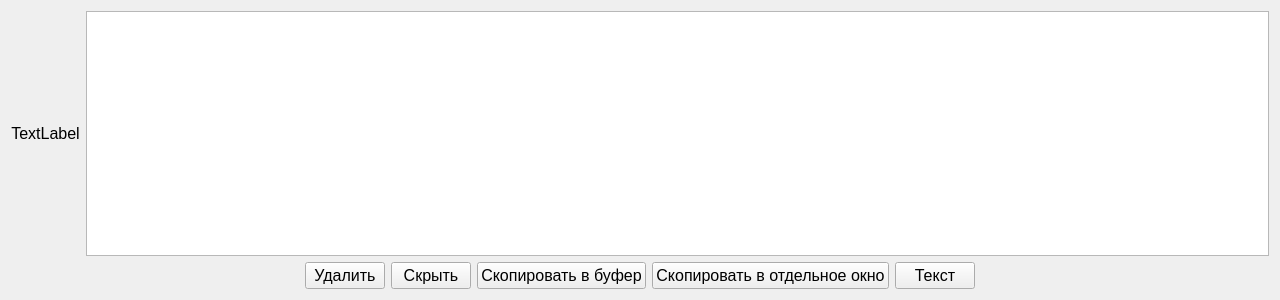
<?xml version="1.0" encoding="UTF-8"?>
<ui version="4.0">
 <class>ItemView</class>
 <widget class="QWidget" name="ItemView">
  <property name="geometry">
   <rect>
    <x>0</x>
    <y>0</y>
    <width>1280</width>
    <height>300</height>
   </rect>
  </property>
  <property name="font">
   <font>
    <pointsize>12</pointsize>
   </font>
  </property>
  <property name="windowTitle">
   <string>Form</string>
  </property>
  <layout class="QVBoxLayout" name="verticalLayout">
   <item>
    <layout class="QHBoxLayout" name="horizontalLayout">
     <item>
      <widget class="QLabel" name="label">
       <property name="minimumSize">
        <size>
         <width>51</width>
         <height>0</height>
        </size>
       </property>
       <property name="text">
        <string>TextLabel</string>
       </property>
       <property name="alignment">
        <set>Qt::AlignCenter</set>
       </property>
      </widget>
     </item>
     <item>
      <widget class="QTextEdit" name="edtItemText"/>
     </item>
    </layout>
   </item>
   <item>
    <layout class="QHBoxLayout" name="horizontalLayout_2">
     <item>
      <spacer name="horizontalSpacer">
       <property name="orientation">
        <enum>Qt::Horizontal</enum>
       </property>
       <property name="sizeHint" stdset="0">
        <size>
         <width>38</width>
         <height>20</height>
        </size>
       </property>
      </spacer>
     </item>
     <item>
      <widget class="QPushButton" name="btnDel">
       <property name="text">
        <string>Удалить</string>
       </property>
       <property name="icon">
        <iconset resource="../../bin/images.qrc">
         <normaloff>:/images/trash.png</normaloff>:/images/trash.png</iconset>
       </property>
      </widget>
     </item>
     <item>
      <widget class="QPushButton" name="btnHide">
       <property name="text">
        <string>Скрыть</string>
       </property>
       <property name="icon">
        <iconset resource="../../bin/images.qrc">
         <normaloff>:/images/eye.png</normaloff>:/images/eye.png</iconset>
       </property>
      </widget>
     </item>
     <item>
      <widget class="QPushButton" name="btnCopy">
       <property name="text">
        <string>Скопировать в буфер</string>
       </property>
       <property name="icon">
        <iconset resource="../../bin/images.qrc">
         <normaloff>:/images/copy.png</normaloff>:/images/copy.png</iconset>
       </property>
      </widget>
     </item>
     <item>
      <widget class="QPushButton" name="btnCopyToWidget">
       <property name="text">
        <string>Скопировать в отдельное окно</string>
       </property>
       <property name="icon">
        <iconset resource="../../bin/images.qrc">
         <normaloff>:/images/export-to-display.png</normaloff>:/images/export-to-display.png</iconset>
       </property>
      </widget>
     </item>
     <item>
      <widget class="QPushButton" name="btnText">
       <property name="text">
        <string>Текст</string>
       </property>
       <property name="icon">
        <iconset resource="../../bin/images.qrc">
         <normaloff>:/images/paper.png</normaloff>:/images/paper.png</iconset>
       </property>
      </widget>
     </item>
     <item>
      <spacer name="horizontalSpacer_2">
       <property name="orientation">
        <enum>Qt::Horizontal</enum>
       </property>
       <property name="sizeHint" stdset="0">
        <size>
         <width>68</width>
         <height>20</height>
        </size>
       </property>
      </spacer>
     </item>
    </layout>
   </item>
  </layout>
 </widget>
 <resources>
  <include location="../../bin/images.qrc"/>
 </resources>
 <connections/>
</ui>
